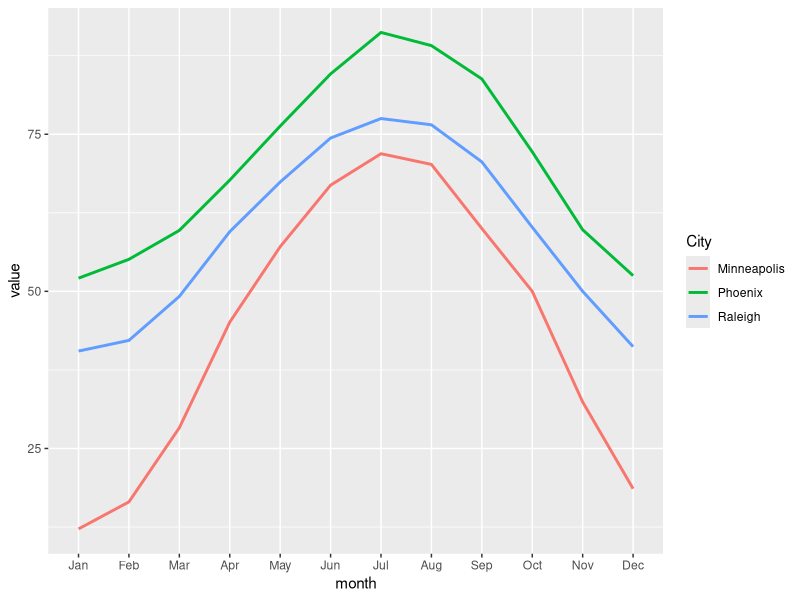
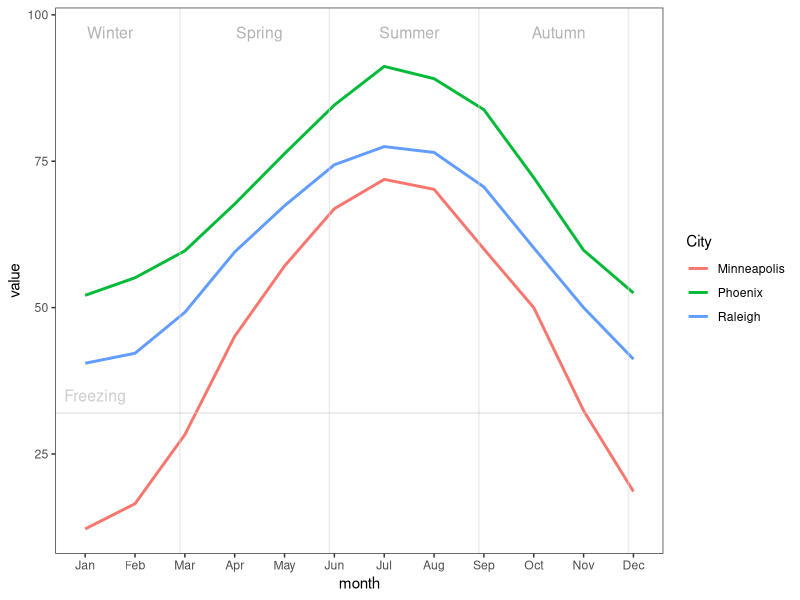

Write R code to recreate these figures, in order.
# Copyright @ Ye XIA <qazxiaye@126.com>
# part of the code is from https://learnr.wordpress.com

library(ggplot2)
library(reshape)

df <- structure(
    list(
        City = structure(
            c(2L, 3L, 1L),
            .Label = c("Minneapolis", "Phoenix", "Raleigh"),
            class = "factor"),
        
        January   = c(52.1, 40.5, 12.2),
        February  = c(55.1, 42.2, 16.5), 
        March     = c(59.7, 49.2, 28.3), 
        April     = c(67.7, 59.5, 45.1), 
        May       = c(76.3, 67.4, 57.1), 
        June      = c(84.6, 74.4, 66.9), 
        July      = c(91.2, 77.5, 71.9), 
        August    = c(89.1, 76.5, 70.2), 
        September = c(83.8, 70.6, 60), 
        October   = c(72.2, 60.2, 50), 
        November  = c(59.8, 50, 32.4), 
        December  = c(52.5, 41.2, 18.6)
    ), 
        
    .Names = c("City", "January", "February", "March", "April", "May", "June", "July", "August", "September", "October", "November", "December"), 
    class = "data.frame", 
    row.names = c(NA, -3L)
)

(dfm <- melt(df, variable_name = "month"))
levels(dfm$month) <- month.abb # set months to be short

png("1.png", width = 1000, height = 1000)
ggplot(dfm, aes(month, value, group = City, colour = City)) + geom_line(size = 1)

png("2.png", width = 1000, height = 1000)
last_plot() + theme_bw() +
    theme(panel.grid.major = element_blank(), panel.grid.minor = element_blank()) +
    geom_vline(xintercept = c(2.9, 5.9, 8.9, 11.9), colour = "grey85", alpha = 0.5) +
    geom_hline(yintercept = 32, colour = "grey80", alpha = 0.5) + 
    annotate("text", x = 1.2, y = 35, label = "Freezing", colour = "grey80", size = 4) +
    annotate("text", x = c(1.5, 4.5, 7.5, 10.5), y = 97, label = c("Winter", "Spring", "Summer", "Autumn"), colour = "grey70", size = 4)
